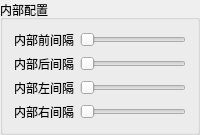
          <widget class="QGroupBox" name="groupBox_10">
           <property name="title">
            <string>内部配置</string>
           </property>
           <layout class="QVBoxLayout" name="verticalLayout_13">
            <item>
             <layout class="QGridLayout" name="gridLayout_10">
              <item row="0" column="0">
               <widget class="QLabel" name="label_7">
                <property name="text">
                 <string>内部前间隔</string>
                </property>
               </widget>
              </item>
              <item row="0" column="1">
               <widget class="QSlider" name="internalFrontIntervalHSlider">
                <property name="maximum">
                 <number>500</number>
                </property>
                <property name="orientation">
                 <enum>Qt::Horizontal</enum>
                </property>
               </widget>
              </item>
              <item row="1" column="0">
               <widget class="QLabel" name="label_8">
                <property name="text">
                 <string>内部后间隔</string>
                </property>
               </widget>
              </item>
              <item row="1" column="1">
               <widget class="QSlider" name="internalRearIntervalHSlider">
                <property name="maximum">
                 <number>500</number>
                </property>
                <property name="orientation">
                 <enum>Qt::Horizontal</enum>
                </property>
               </widget>
              </item>
              <item row="2" column="0">
               <widget class="QLabel" name="label_9">
                <property name="text">
                 <string>内部左间隔</string>
                </property>
               </widget>
              </item>
              <item row="2" column="1">
               <widget class="QSlider" name="internalLeftIntervalHSlider">
                <property name="maximum">
                 <number>500</number>
                </property>
                <property name="orientation">
                 <enum>Qt::Horizontal</enum>
                </property>
               </widget>
              </item>
              <item row="3" column="0">
               <widget class="QLabel" name="label_10">
                <property name="text">
                 <string>内部右间隔</string>
                </property>
               </widget>
              </item>
              <item row="3" column="1">
               <widget class="QSlider" name="internalRightIntervalHSlider">
                <property name="maximum">
                 <number>500</number>
                </property>
                <property name="orientation">
                 <enum>Qt::Horizontal</enum>
                </property>
               </widget>
              </item>
             </layout>
            </item>
           </layout>
          </widget>
